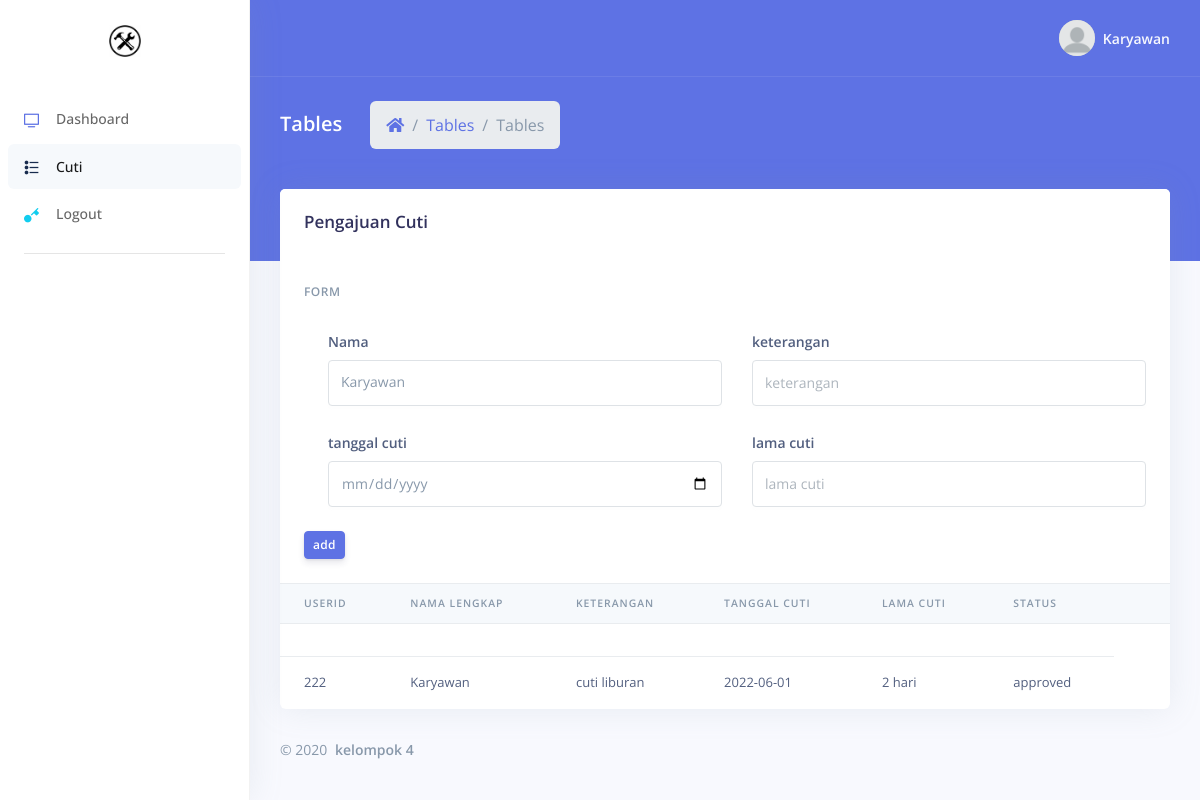
The app's page /examples/tables.php (signed in) with its own data.
### tables this page shows
CREATE TABLE `table` (
  `id` int(11) NOT NULL,
  `description` varchar(255) NOT NULL,
  `status` varchar(255) NOT NULL,
  `tanggal_Cuti` date NOT NULL,
  `lama_Cuti` varchar(255) NOT NULL,
  `userId` int(11) NOT NULL
);

CREATE TABLE `users` (
  `id` int(11) NOT NULL,
  `userId` int(60) NOT NULL,
  `name` varchar(40) NOT NULL,
  `email` varchar(60) NOT NULL,
  `password` varchar(64) NOT NULL,
  `rank` varchar(20) NOT NULL,
  `departemen` text NOT NULL,
  `picture` varchar(255) NOT NULL
);

### examples/tables.php (the view, shortened to what this page needs)
<!DOCTYPE html>
<html>
<head>
  <link rel="stylesheet" href="../assets/vendor/nucleo/css/nucleo.css" type="text/css">
  <link rel="stylesheet" href="../assets/vendor/@fortawesome/fontawesome-free/css/all.min.css" type="text/css">
  <link rel="stylesheet" href="../assets/css/argon.css?v=1.2.0" type="text/css">
</head>
<body>
  <nav class="sidenav navbar navbar-vertical  fixed-left  navbar-expand-xs navbar-light bg-white" id="sidenav-main">
    <div class="scrollbar-inner">
      <div class="sidenav-header  align-items-center">
        <a class="navbar-brand" href="javascript:void(0)">
          <img src="../assets/img/brand/tumbuhbaru.png" class="navbar-brand-img" alt="...">
        </a>
      </div>
      <div class="navbar-inner">
        <div class="collapse navbar-collapse" id="sidenav-collapse-main">
          <ul class="navbar-nav">
            <li class="nav-item">
              <a class="nav-link" href="dashboard.php">
                <i class="ni ni-tv-2 text-primary"></i>
                <span class="nav-link-text">Dashboard</span>
              </a>
            </li>
            <li class="nav-item">
              <a class="nav-link active" href="tables.php">
                <i class="ni ni-bullet-list-67 text-default"></i>
                <span class="nav-link-text">Cuti</span>
              </a>
            </li>
            <li class="nav-item">
              <a class="nav-link" href="logout.php">
                <i class="ni ni-key-25 text-info"></i>
                <span class="nav-link-text">Logout</span>
              </a>
            </li>
          </ul>
          <hr class="my-3">
        </div>
      </div>
    </div>
  </nav>
  <div class="main-content" id="panel">
    <nav class="navbar navbar-top navbar-expand navbar-dark bg-primary border-bottom">
      <div class="container-fluid">
        <div class="collapse navbar-collapse" id="navbarSupportedContent">
          <ul class="navbar-nav align-items-center  ml-auto ml-md-0 ">
            <li class="nav-item dropdown">
              <a class="nav-link pr-0" href="#" role="button" data-toggle="dropdown" aria-haspopup="true" aria-expanded="false">
                <div class="media align-items-center">
                  <span class="avatar avatar-sm rounded-circle">
                    <img alt="Image placeholder" src="../assets/img/theme/blank.png">
                  </span>
                  <div class="media-body  ml-2  d-none d-lg-block">
                    <span class="mb-0 text-sm  font-weight-bold">
                    <?php
                        if(isset($_SESSION['name'])){
                          echo $_SESSION['name'];
                        }
                      ?>
                    </span>
                  </div>
                </div>
              </a>
            </li>
          </ul>
        </div>
      </div>
    </nav>
    <div class="header bg-primary pb-6">
      <div class="container-fluid">
        <div class="header-body">
          <div class="row align-items-center py-4">
            <div class="col-lg-6 col-7">
              <h6 class="h2 text-white d-inline-block mb-0">Tables</h6>
              <nav aria-label="breadcrumb" class="d-none d-md-inline-block ml-md-4">
                <ol class="breadcrumb breadcrumb-links breadcrumb-dark">
                  <li class="breadcrumb-item"><a href="#"><i class="fas fa-home"></i></a></li>
                  <li class="breadcrumb-item"><a href="#">Tables</a></li>
                  <li class="breadcrumb-item active" aria-current="page">Tables</li>
                </ol>
              </nav>
            </div>
          </div>
        </div>
      </div>
    </div>
    <div class="container-fluid mt--6">
      <div class="row">
        <div class="col">
          <div class="card">
            <div class="card-header border-0">
              <h3 class="mb-0">Pengajuan Cuti</h3>
            </div>
            <div class="card-body">
              <form method="POST">
                <h6 class="heading-small text-muted mb-4">Form</h6>
                <div class="pl-lg-4">
                  <div class="row">
                    <div class="col-lg-6">
                      <div class="form-group">
                        <label class="form-control-label" for="input-username">Nama</label>
                        <span class="form-control"><?php if(isset($_SESSION['name'])){echo $_SESSION['name'];}?></span>
                      </div>
                    </div>
                    <div class="col-lg-6">
                      <div class="form-group">
                        <label class="form-control-label" for="input-email">keterangan</label>
                        <input type="text" class="form-control" placeholder="keterangan" name="description" required>
                      </div>
                    </div>
                    <div class="col-lg-6">
                      <div class="form-group">
                        <label class="form-control-label" for="input-last-name">tanggal cuti</label>
                        <input type="date" class="form-control" placeholder="tanggal cuti" name="tanggal_Cuti" required>
                      </div>
                    </div>
                    <div class="col-lg-6">
                      <div class="form-group">
                        <label class="form-control-label" for="input-last-name">lama cuti</label>
                        <input type="text" class="form-control" placeholder="lama cuti" name="lama_Cuti" required>
                      </div>
                    </div>
                  </div>
                </div>
                <div>
                  <input type="submit" class="btn btn-sm btn-primary" value="add"><br>
                </div>
              </form>
            </div>
            <div class="table-responsive">
              <table class="table align-items-center table-flush">
                <thead class="thead-light">
                  <tr>
                    <th scope="col" class="sort" data-sort="userId">userid</th>
                    <th scope="col" class="sort" data-sort="name">Nama lengkap</th>
                    <th scope="col" class="sort" data-sort="budget">Keterangan</th>
                    <th scope="col">Tanggal Cuti</th>
                    <th scope="col" class="sort" data-sort="completion">Lama cuti</th>
                    <th scope="col" class="sort" data-sort="status">Status</th>
                    <th scope="col" class="sort"></th>
                  </tr>
                </thead>
                <tbody class="list">
                  <?php
                  $koneksi = mysqli_connect("localhost","root","","test");
                  $users_id=$_SESSION['userId'];
                  if(access('PEMIMPIN', false)){
                    $dataa = mysqli_query($koneksi, "SELECT users.name,t.id , t.description, t.status, t.tanggal_cuti , t.lama_cuti , t.userId FROM `table` t JOIN users ON users.userId = t.userId");
                  }else{
                    $dataa = mysqli_query($koneksi, "SELECT users.name,t.id , t.description, t.status, t.tanggal_cuti , t.lama_cuti , t.userId FROM `table` t JOIN users ON users.userId = t.userId WHERE t.userid='$users_id'");
                  }
                  while($tabel = mysqli_fetch_array($dataa)){
                  ?>
                    <th scope="row">
                      <tr>
                        <td><?php echo $tabel['userId']; ?></td>
                        <td><?php echo $tabel['name']; ?></td>
                        <td><?php echo $tabel['description']; ?></td>
                        <td><?php echo $tabel['tanggal_cuti']; ?></td>
                        <td><?php echo $tabel['lama_cuti']; ?></td>
                        <td><?php echo $tabel['status'];?></td>
                      </tr>
                  <?php
                  }
                  ?>
                </tbody>
              </table>
            </div>
          </div>
        </div>
      </div>
      <footer class="footer pt-0">
        <div class="row align-items-center justify-content-lg-between">
          <div class="col-lg-6">
            <div class="copyright text-center  text-lg-left  text-muted">
              &copy; 2020 <a class="font-weight-bold ml-1" target="_blank">kelompok 4</a>
            </div>
          </div>
        </div>
      </footer>
    </div>
  </div>
</body>
</html>

### records on screen
table: userId "222", users.name "Karyawan", description "cuti liburan", tanggal_Cuti "2022-06-01", lama_Cuti "2 hari", status "approved"

### other values on screen
$_SESSION['name'] "Karyawan"
